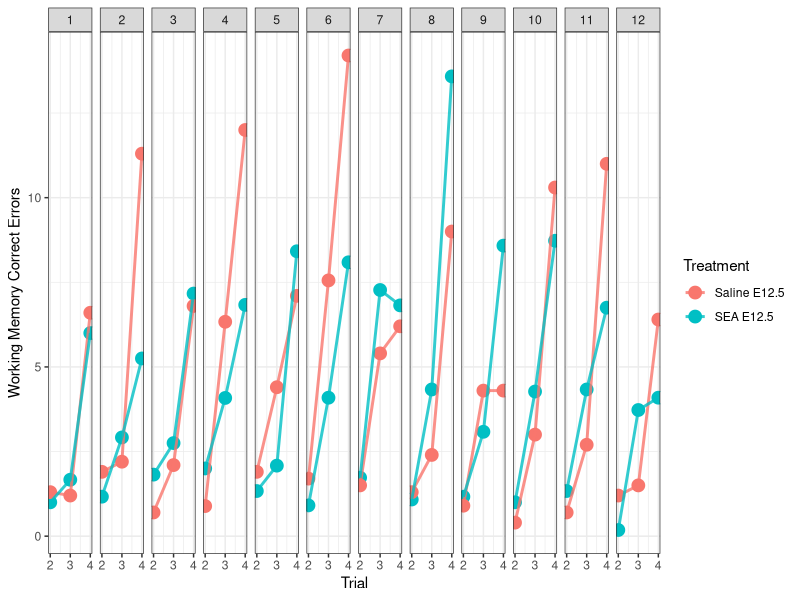
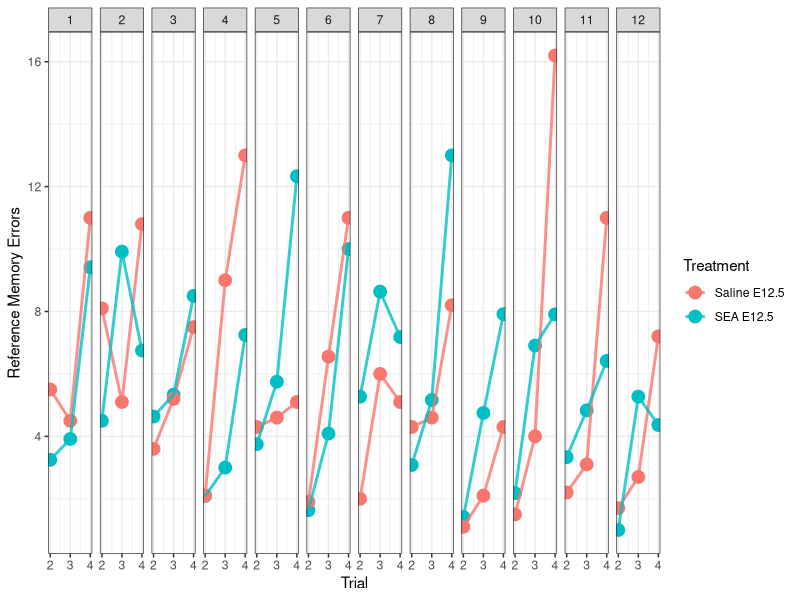
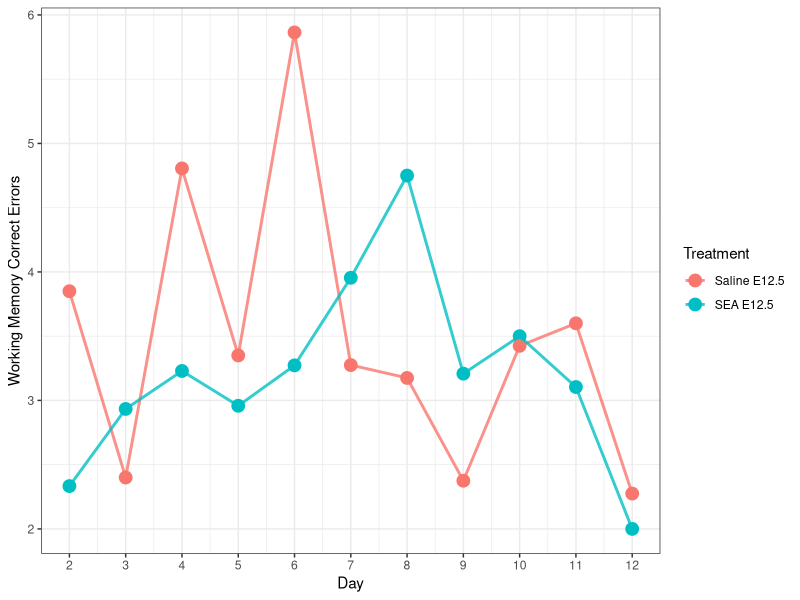

Write the R code that produced these figures, in order. (Note: this script raises an error after producing the figures.)
## ---- chunk 1

library(dplyr)
library(ggplot2)
library(broom)



setwd("C:/Users/Nick/Documents/GitHub/wram_working_memory")

wram_raw <- read.csv("wram_wm_raw.csv", header = TRUE, sep = ",")

wram_raw <- tbl_df(wram_raw)

wram_cleaned <- na.omit(wram_raw)

wram_averages <- wram_cleaned %>%
  dplyr::group_by(Day, Treatment, Trial) %>%
  dplyr::mutate(avr_RM_error = mean(RM_error), avr_WMC_error = mean(WMC_error)) %>%
  distinct(avr_RM_error, avr_WMC_error)
#generates average number of RM and WMC errors per trial per treatment

wram_averages %>%
  filter(Trial != 1) %>%
  ggplot(aes(x = Trial, y = avr_WMC_error, group = Treatment, colour = Treatment)) + geom_point(size = 4) + geom_line(size = 1, alpha = 0.8) + facet_grid(. ~ Day) + theme_bw() + scale_x_continuous(breaks = seq(2, 4, 1)) + ylab("Working Memory Correct Errors")
#graph of working memory correct errors over trials, faceted by day.

wram_averages %>%
  filter(Trial != 1) %>%
  ggplot(aes(x = Trial, y = avr_RM_error, group = Treatment, colour = Treatment)) + geom_point(size = 4) + geom_line(size = 1, alpha = 0.8) + facet_grid(. ~ Day) + theme_bw() + scale_x_continuous(breaks = seq(2, 4, 1)) + ylab("Reference Memory Errors")
#graph of reference memory errors over trials, faceted by day.



wram_averages_treatment <- wram_averages %>%
  filter(Day != 1) %>%
  dplyr::group_by(Day, Treatment) %>%
  dplyr::mutate(treatment_RM = mean(avr_RM_error), treatment_WMC = mean(avr_WMC_error)) %>%
  distinct(treatment_RM, treatment_WMC)
#creates the data frame to make the following graph (for average number of errors per treatment per day).

wram_averages_treatment %>%
  ggplot(aes(x = Day, y = treatment_WMC, group = Treatment, colour = Treatment)) + geom_point(size = 4) + geom_line(size = 1, alpha = 0.8) + theme_bw() + scale_x_continuous(breaks = seq(2, 12, 1)) + ylab("Working Memory Correct Errors")

aov.out.WMC <- aov(treatment_WMC ~ Treatment * Day + Error(Animal), data = wram_averages_treatment)
summary(aov.out.WMC)


wram_averages_treatment %>%
  ggplot(aes(x = Day, y = treatment_RM, group = Treatment, colour = Treatment)) + geom_point(size = 4) + geom_line(size = 1, alpha = 0.8) + theme_bw() + scale_x_continuous(breaks = seq(2, 12, 1)) + ylab("Reference Memory Errors")
#graph of reference memory errors over day, averaged by treatment.

aov.out.RM <- aov(treatment_RM ~ Treatment * Day + Error(Animal), data = wram_averages_treatment)
summary(aov.out.RM)
